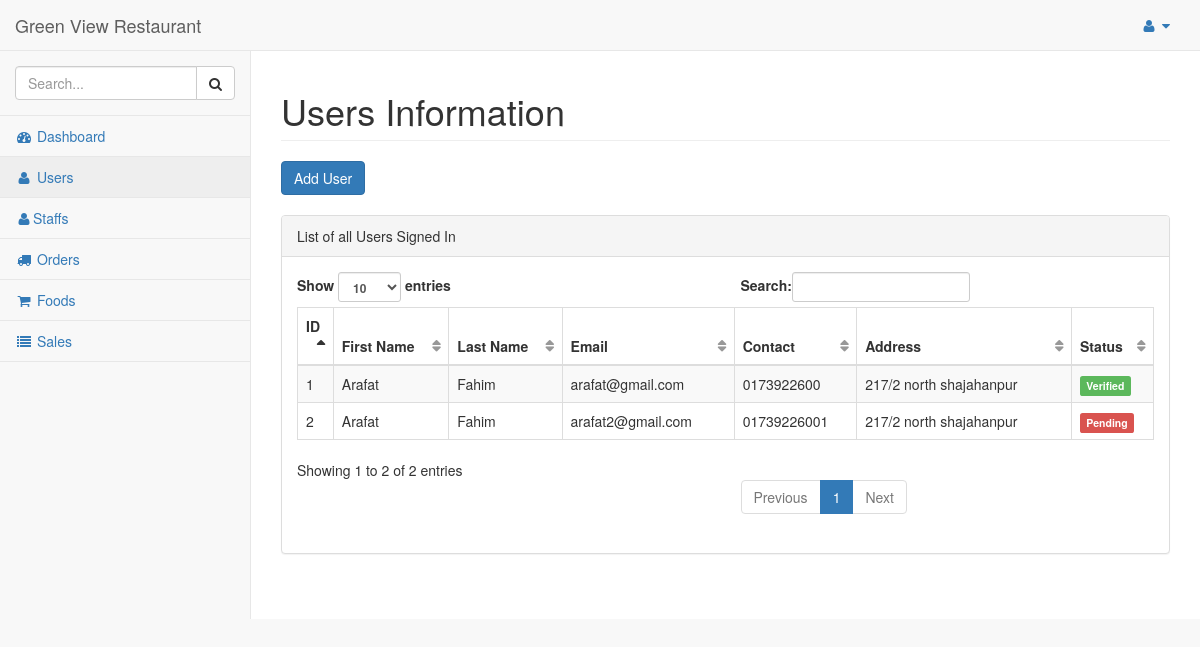
Page /dashboard/admin/users/ (signed in) on the earlier database version.
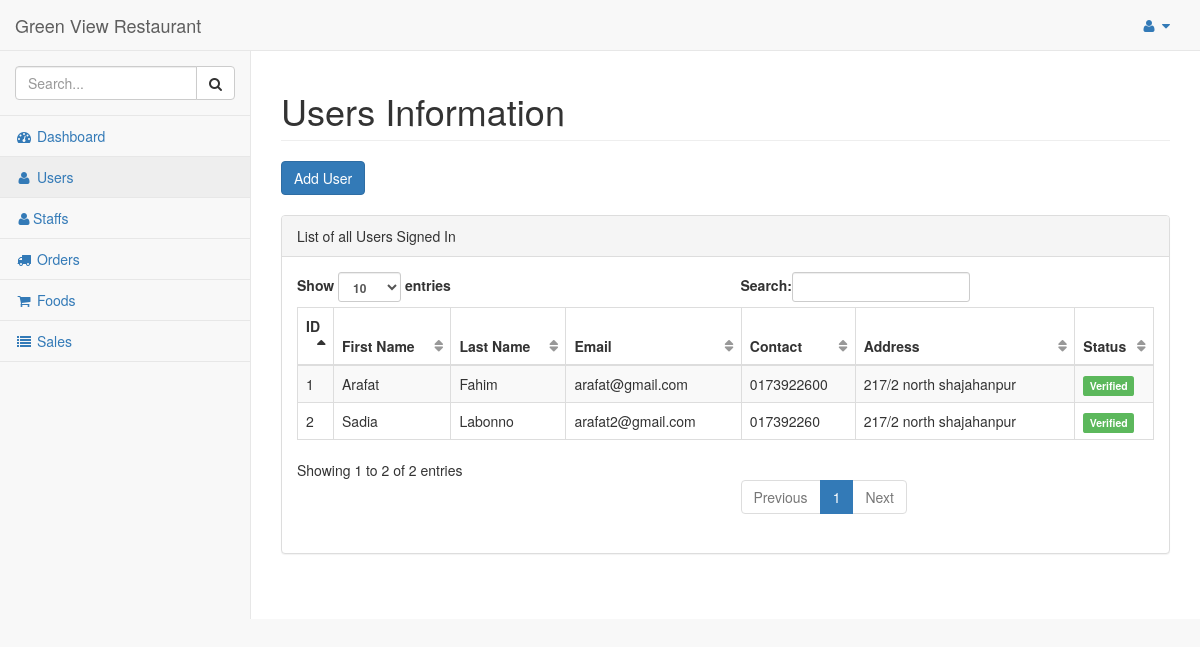
Same page on the later database version.
### hotel/models.py (models this page shows)
class Customer(models.Model):
    pending = 'Pending'
    verified = 'Verified'
    STATUS = (
        (pending, pending),
        (verified, verified),
    )
    customer = models.ForeignKey(User, on_delete=models.CASCADE)
    address = models.TextField()
    contact = models.CharField(max_length=10)
    orders = models.IntegerField(default=0)
    total_sale = models.IntegerField(default=0)
    status = models.CharField(max_length=50 , choices=STATUS)
    def __str__(self):
        return self.customer.first_name + " " + self.customer.last_name

### hotel/views.py (the view)
# urls.py: url(r'^dashboard/admin/users/$', views.users_admin, name='users_admin'),
@login_required
@staff_member_required
def users_admin(request):
    customers = Customer.objects.filter()
    print(customers)
    return render(request, 'admin_temp/users.html', {'users':customers})

### hotel/templates/admin_temp/users.html (shortened to what this page needs)
{% load static %}
{% include "includes/base.html" %}
{% block main %}
        <div id="page-wrapper">
            <div class="row">
                <div class="col-lg-12">
                    <h1 class="page-header">Users Information</h1>
                    <button type="button" class="btn btn-primary" data-toggle="modal" data-target="#myModal">
                        Add User
                    </button>
                </div>
            </div>
            <br/>
            <div class="row">
                <div class="col-lg-12">
                    <div class="panel panel-default">
                        <div class="panel-heading">
                            List of all Users Signed In
                        </div>
                        <div class="panel-body">
                            <table width="100%" class="table table-striped table-bordered table-hover" id="dataTables-example">
                                <thead>
                                    <tr>
                                        <th>ID</th>
                                        <th>First Name</th>
                                        <th>Last Name</th>
                                        <th>Email</th>
                                        <th>Contact</th>
                                        <th>Address</th>
                                        <th>Status</th>
                                    </tr>
                                </thead>
                                <tbody>
                                    {% for user in users %}
                                    <tr>
                                        <td>{{user.id}}</td>
                                        <td>{{user.customer.first_name}}</td>
                                        <td>{{user.customer.last_name}}</td>
                                        <td>{{user.customer.email}}</td>
                                        <td>{{user.contact}}</td>
                                        <td>{{user.address}}</td>
                                        <td>{% if user.status == 'Verified' %}
                                        <span class="label label-success">Verified</span>
                                        {% else %}
                                        <span class="label label-danger">Pending</span>
                                        {% endif %}
                                        </td>
                                    </tr>
                                    {%  endfor %}
                                </tbody>
                            </table>
                        </div>
                    </div>
                </div>
            </div>
        </div>
{% endblock %}

Differences in the rows shown:
changed Customer "arafat2@gmail.com": customer.first_name "Arafat" → "Sadia"; customer.last_name "Fahim" → "Labonno"; contact "01739226001" → "017392260"; status "Pending" → "Verified"
